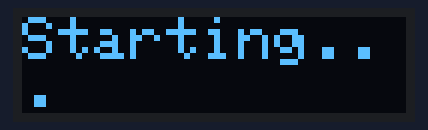
A sketch run on a simulated Arduino Uno, built with avr-gcc and run on an emulated ATmega328P. On the bench: 128×32 one-colour display. What the sketch prints to the serial monitor is not drawn.

Above: at 0.1 s.
At 0.7 s:
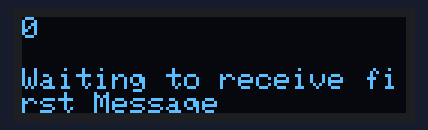
At 9.8 s:
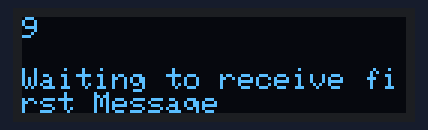
At 19.0 s:
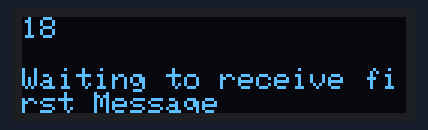
At 28.1 s:
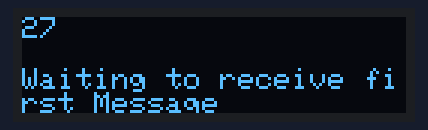
At 38.3 s:
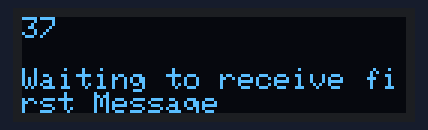

Measured:
- what the display in image 1 shows lasts 1.0 s, from 0.6 s to 1.6 s

The sketch:

seeker.ino
```cpp
#include <Wire.h>
#include <Adafruit_SSD1306.h>
#include <Adafruit_GFX.h>

#define OLED_WIDTH 128
#define OLED_HEIGHT 32

#define OLED_ADDR   0x3C

Adafruit_SSD1306 display(OLED_WIDTH, OLED_HEIGHT);


#include <SoftwareSerial.h>

SoftwareSerial mySerial(7, 6); // RX, TX
String mssgrec = "Waiting to receive first Message";
String mssg = "Waiting to receive first Message";
bool received = false;
int counter = 0;

void setup() {

  Serial.begin(19200);

  while (!Serial) {
    ; // wait for serial port to connect. Needed for native USB port only
  }


  Serial.println("Goodnight moon!");

  // set the data rate for the SoftwareSerial port
  mySerial.begin(9600);
  mySerial.println("Init Relayer");

  display.begin(SSD1306_SWITCHCAPVCC, OLED_ADDR);
  display.begin(SSD1306_SWITCHCAPVCC, OLED_ADDR);
  display.clearDisplay();

  display.setTextSize(2);
  display.setTextColor(WHITE);
  display.setCursor(0, 0);
  display.println("Starting...");
  display.display();

  delay(500);
}

void loop() { // run over and over


  received = false;

  if (mySerial.available()) {

    while (mySerial.available()) {

      mssgrec = mySerial.readStringUntil('\r');

      if (mssgrec.length() > 3) {
        mssg = mssgrec;
        counter = 0;
        mySerial.println(mssg);
      }


    }


  }


  Serial.println(mssg);
  display.clearDisplay();

  display.setTextSize(1);
  display.setCursor(0, 0);
  display.println(counter);
  display.setTextColor(WHITE);
  display.setCursor(0, 17);
  display.println(mssg);
  counter++;
  display.display();
  delay(1000);
}
```
